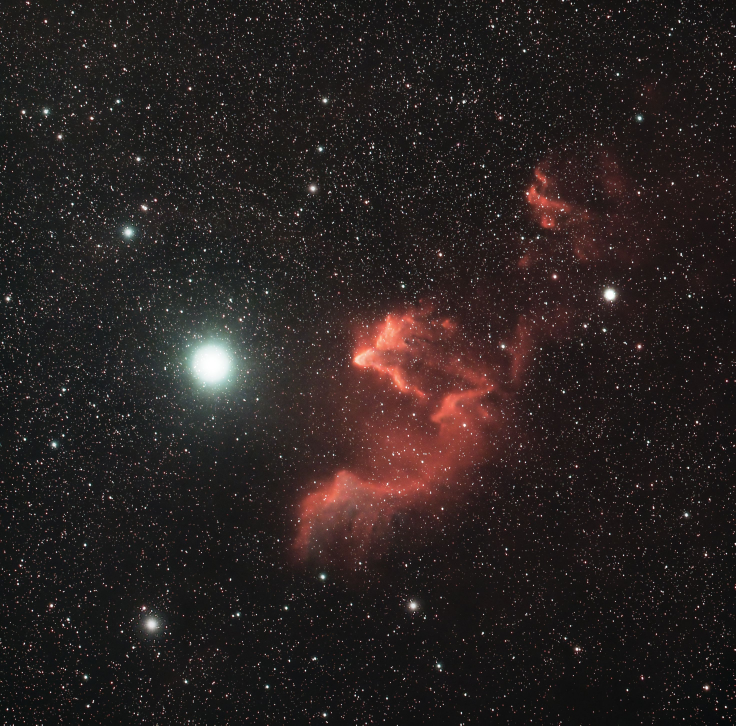
#> input picture blog_sources/astrophotos/assets/images/Ghost3.jpg, 2942 x 2901 px (shown at 1/4 size); its folder holds 4 pictures in this run
$ python generate_thumbnails.py
#> lines starting #> are read from the running program, lines starting #| are printed output that depends on the picture
import os
from PIL import Image


HERE = os.path.dirname(os.path.abspath(__file__))
dir_path = os.path.join(HERE, "assets", "images",)

# Set the maximum size for the thumbnails
max_size = 200

# Loop through all files in the directory
for filename in os.listdir(dir_path):
    if filename.endswith(".jpg") and "thumbnail" not in filename.lower():
        # Open the image and resize it to create a thumbnail
        with Image.open(os.path.join(dir_path, filename)) as im:
#> im is the input picture: PIL image 2942x2901 RGB; mean R, G, B 42, 34.2, 32.9
            im.thumbnail((max_size, max_size))
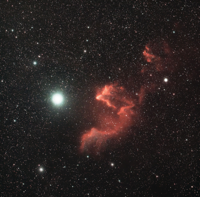
#> im: PIL image 200x197 RGB; mean R, G, B 42, 34.2, 32.9
#> pass 3 of the loop `for filename in os.listdir(dir_path):`:
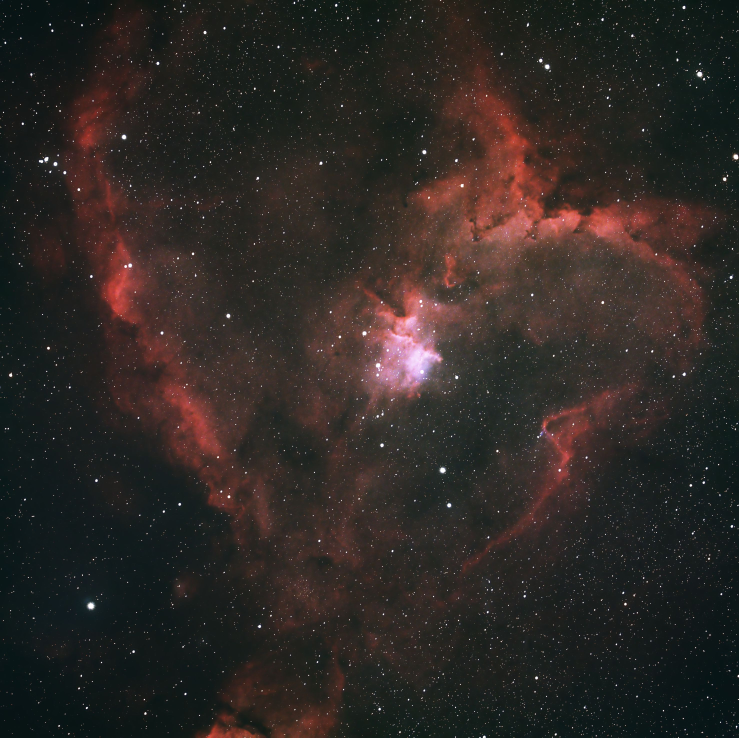
#> input picture blog_sources/astrophotos/assets/images/Heart.jpg, 2955 x 2950 px (shown at 1/4 size)
#> im is the input picture: PIL image 2955x2950 RGB; mean R, G, B 46.6, 40.4, 37
#> `im.thumbnail((max_size, max_size))`:
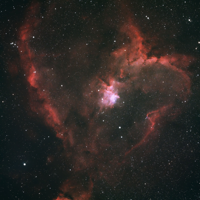
#> im: PIL image 200x200 RGB; mean R, G, B 46.6, 40.4, 37
#> the loop made 4 passes; the first 3 are shown
            # Save the thumbnail with "_thumbnail" appended to the filename
            thumbnail_filename = os.path.splitext(filename)[0] + ".thumbnail.jpg"
            im.save(os.path.join(dir_path, thumbnail_filename))
